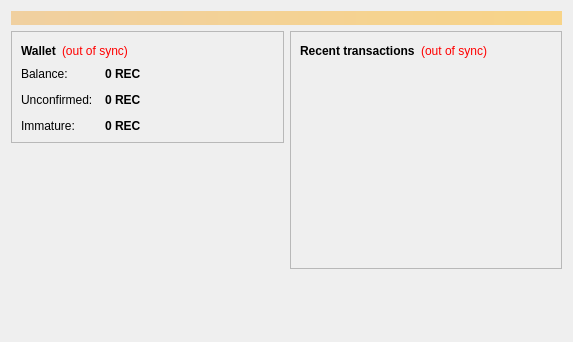
<?xml version="1.0" encoding="UTF-8"?>
<ui version="4.0">
 <class>OverviewPage</class>
 <widget class="QWidget" name="OverviewPage">
  <property name="geometry">
   <rect>
    <x>0</x>
    <y>0</y>
    <width>573</width>
    <height>342</height>
   </rect>
  </property>
  <property name="windowTitle">
   <string>Form</string>
  </property>
  <layout class="QVBoxLayout" name="topLayout">
   <item>
    <widget class="QLabel" name="labelAlerts">
     <property name="visible">
      <bool>false</bool>
     </property>
     <property name="styleSheet">
      <string notr="true">background-color: qlineargradient(x1: 0, y1: 0, x2: 1, y2: 0, stop:0 #F0D0A0, stop:1 #F8D488); color:#000000;</string>
     </property>
     <property name="wordWrap">
      <bool>true</bool>
     </property>
     <property name="margin">
      <number>3</number>
     </property>
    </widget>
   </item>
   <item>
    <layout class="QHBoxLayout" name="horizontalLayout" stretch="1,1">
     <item>
      <layout class="QVBoxLayout" name="verticalLayout_2">
       <item>
        <widget class="QFrame" name="frame">
         <property name="frameShape">
          <enum>QFrame::StyledPanel</enum>
         </property>
         <property name="frameShadow">
          <enum>QFrame::Raised</enum>
         </property>
         <layout class="QVBoxLayout" name="verticalLayout_4">
          <item>
           <layout class="QHBoxLayout" name="horizontalLayout_4">
            <item>
             <widget class="QLabel" name="label_5">
              <property name="font">
               <font>
                <weight>75</weight>
                <bold>true</bold>
               </font>
              </property>
              <property name="text">
               <string>Wallet</string>
              </property>
             </widget>
            </item>
            <item>
             <widget class="QLabel" name="labelWalletStatus">
              <property name="toolTip">
               <string>The displayed information may be out of date. Your wallet automatically synchronizes with the Recoin network after a connection is established, but this process has not completed yet.</string>
              </property>
              <property name="styleSheet">
               <string notr="true">QLabel { color: red; }</string>
              </property>
              <property name="text">
               <string notr="true">(out of sync)</string>
              </property>
              <property name="alignment">
               <set>Qt::AlignLeading|Qt::AlignLeft|Qt::AlignVCenter</set>
              </property>
             </widget>
            </item>
            <item>
             <spacer name="horizontalSpacer_2">
              <property name="orientation">
               <enum>Qt::Horizontal</enum>
              </property>
              <property name="sizeHint" stdset="0">
               <size>
                <width>40</width>
                <height>20</height>
               </size>
              </property>
             </spacer>
            </item>
           </layout>
          </item>
          <item>
           <layout class="QFormLayout" name="formLayout_2">
            <property name="fieldGrowthPolicy">
             <enum>QFormLayout::AllNonFixedFieldsGrow</enum>
            </property>
            <property name="horizontalSpacing">
             <number>12</number>
            </property>
            <property name="verticalSpacing">
             <number>12</number>
            </property>
            <item row="0" column="0">
             <widget class="QLabel" name="label">
              <property name="text">
               <string>Balance:</string>
              </property>
             </widget>
            </item>
            <item row="0" column="1">
             <widget class="QLabel" name="labelBalance">
              <property name="font">
               <font>
                <weight>75</weight>
                <bold>true</bold>
               </font>
              </property>
              <property name="cursor">
               <cursorShape>IBeamCursor</cursorShape>
              </property>
              <property name="toolTip">
               <string>Your current balance</string>
              </property>
              <property name="text">
               <string notr="true">0 REC</string>
              </property>
              <property name="textInteractionFlags">
               <set>Qt::LinksAccessibleByMouse|Qt::TextSelectableByKeyboard|Qt::TextSelectableByMouse</set>
              </property>
             </widget>
            </item>
            <item row="1" column="0">
             <widget class="QLabel" name="label_3">
              <property name="text">
               <string>Unconfirmed:</string>
              </property>
             </widget>
            </item>
            <item row="1" column="1">
             <widget class="QLabel" name="labelUnconfirmed">
              <property name="font">
               <font>
                <weight>75</weight>
                <bold>true</bold>
               </font>
              </property>
              <property name="cursor">
               <cursorShape>IBeamCursor</cursorShape>
              </property>
              <property name="toolTip">
               <string>Total of transactions that have yet to be confirmed, and do not yet count toward the current balance</string>
              </property>
              <property name="text">
               <string notr="true">0 REC</string>
              </property>
              <property name="textInteractionFlags">
               <set>Qt::LinksAccessibleByMouse|Qt::TextSelectableByKeyboard|Qt::TextSelectableByMouse</set>
              </property>
             </widget>
            </item>
            <item row="2" column="0">
             <widget class="QLabel" name="labelImmatureText">
              <property name="text">
               <string>Immature:</string>
              </property>
             </widget>
            </item>
            <item row="2" column="1">
             <widget class="QLabel" name="labelImmature">
              <property name="font">
               <font>
                <weight>75</weight>
                <bold>true</bold>
               </font>
              </property>
              <property name="toolTip">
               <string>Mined balance that has not yet matured</string>
              </property>
              <property name="text">
               <string notr="true">0 REC</string>
              </property>
              <property name="textInteractionFlags">
               <set>Qt::LinksAccessibleByMouse|Qt::TextSelectableByKeyboard|Qt::TextSelectableByMouse</set>
              </property>
             </widget>
            </item>
           </layout>
          </item>
         </layout>
        </widget>
       </item>
       <item>
        <spacer name="verticalSpacer">
         <property name="orientation">
          <enum>Qt::Vertical</enum>
         </property>
         <property name="sizeHint" stdset="0">
          <size>
           <width>20</width>
           <height>40</height>
          </size>
         </property>
        </spacer>
       </item>
      </layout>
     </item>
     <item>
      <layout class="QVBoxLayout" name="verticalLayout_3">
       <item>
        <widget class="QFrame" name="frame_2">
         <property name="frameShape">
          <enum>QFrame::StyledPanel</enum>
         </property>
         <property name="frameShadow">
          <enum>QFrame::Raised</enum>
         </property>
         <layout class="QVBoxLayout" name="verticalLayout">
          <item>
           <layout class="QHBoxLayout" name="horizontalLayout_2">
            <item>
             <widget class="QLabel" name="label_4">
              <property name="text">
               <string>&lt;b&gt;Recent transactions&lt;/b&gt;</string>
              </property>
             </widget>
            </item>
            <item>
             <widget class="QLabel" name="labelTransactionsStatus">
              <property name="toolTip">
               <string>The displayed information may be out of date. Your wallet automatically synchronizes with the Recoin network after a connection is established, but this process has not completed yet.</string>
              </property>
              <property name="styleSheet">
               <string notr="true">QLabel { color: red; }</string>
              </property>
              <property name="text">
               <string notr="true">(out of sync)</string>
              </property>
              <property name="alignment">
               <set>Qt::AlignRight|Qt::AlignTrailing|Qt::AlignVCenter</set>
              </property>
             </widget>
            </item>
            <item>
             <spacer name="horizontalSpacer">
              <property name="orientation">
               <enum>Qt::Horizontal</enum>
              </property>
              <property name="sizeHint" stdset="0">
               <size>
                <width>40</width>
                <height>20</height>
               </size>
              </property>
             </spacer>
            </item>
           </layout>
          </item>
          <item>
           <widget class="QListView" name="listTransactions">
            <property name="styleSheet">
             <string notr="true">QListView { background: transparent; }</string>
            </property>
            <property name="frameShape">
             <enum>QFrame::NoFrame</enum>
            </property>
            <property name="verticalScrollBarPolicy">
             <enum>Qt::ScrollBarAlwaysOff</enum>
            </property>
            <property name="horizontalScrollBarPolicy">
             <enum>Qt::ScrollBarAlwaysOff</enum>
            </property>
            <property name="selectionMode">
             <enum>QAbstractItemView::NoSelection</enum>
            </property>
           </widget>
          </item>
         </layout>
        </widget>
       </item>
       <item>
        <spacer name="verticalSpacer_2">
         <property name="orientation">
          <enum>Qt::Vertical</enum>
         </property>
         <property name="sizeHint" stdset="0">
          <size>
           <width>20</width>
           <height>40</height>
          </size>
         </property>
        </spacer>
       </item>
      </layout>
     </item>
    </layout>
   </item>
  </layout>
 </widget>
 <resources/>
 <connections/>
</ui>
